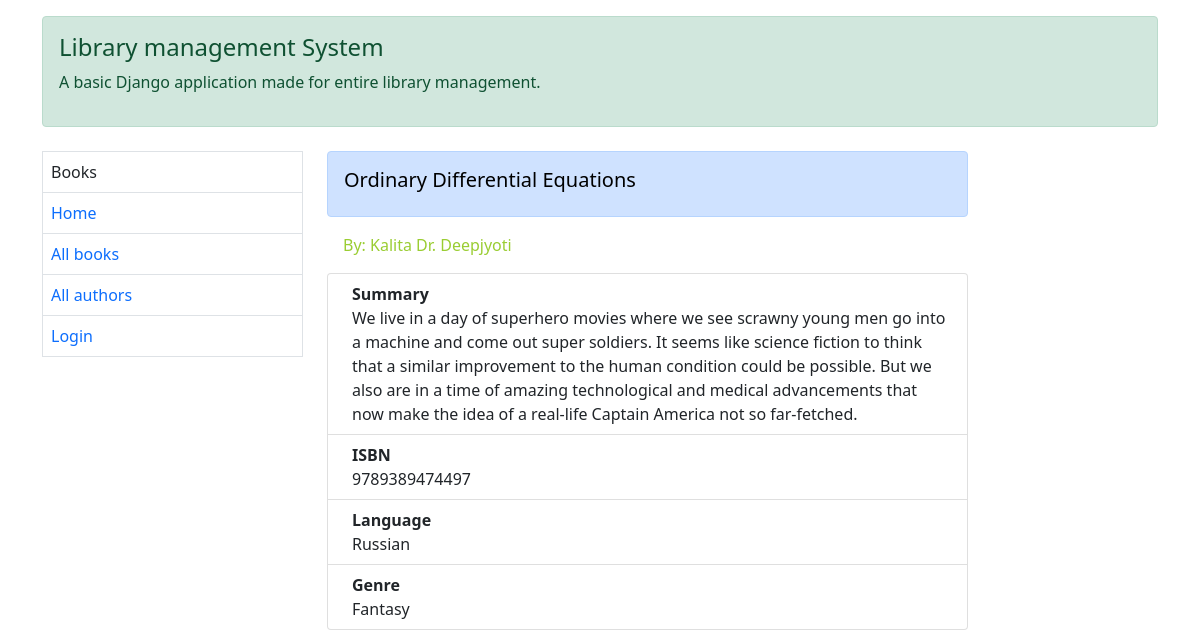
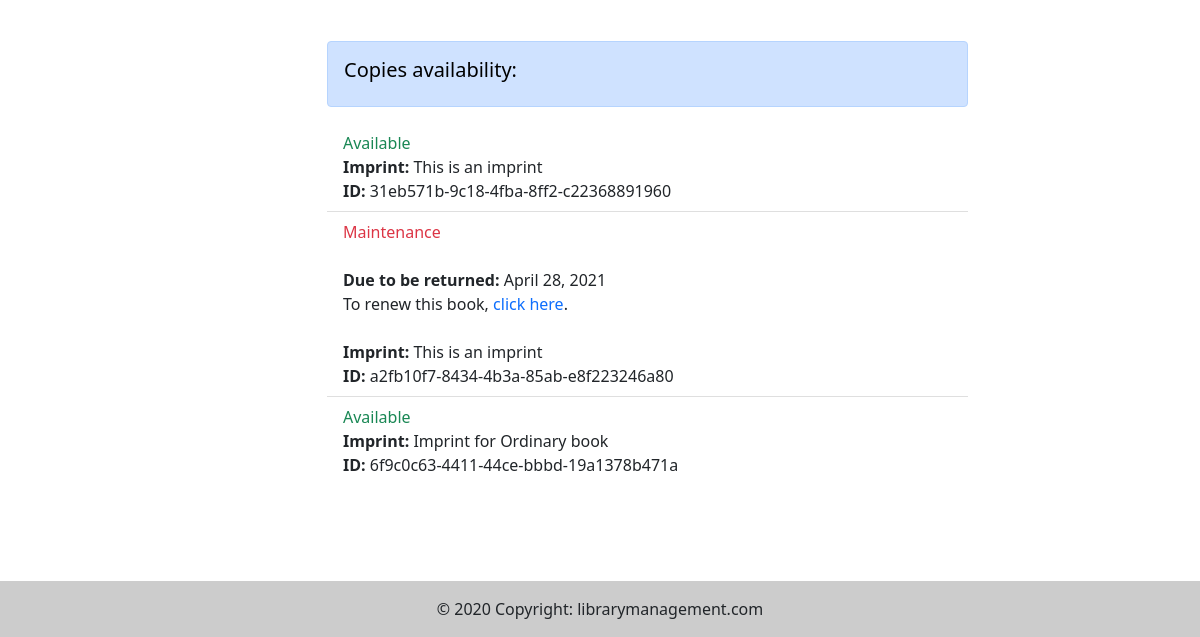
The page /catalog/book/1/ on the database as committed earlier (2 pictures, top to bottom).
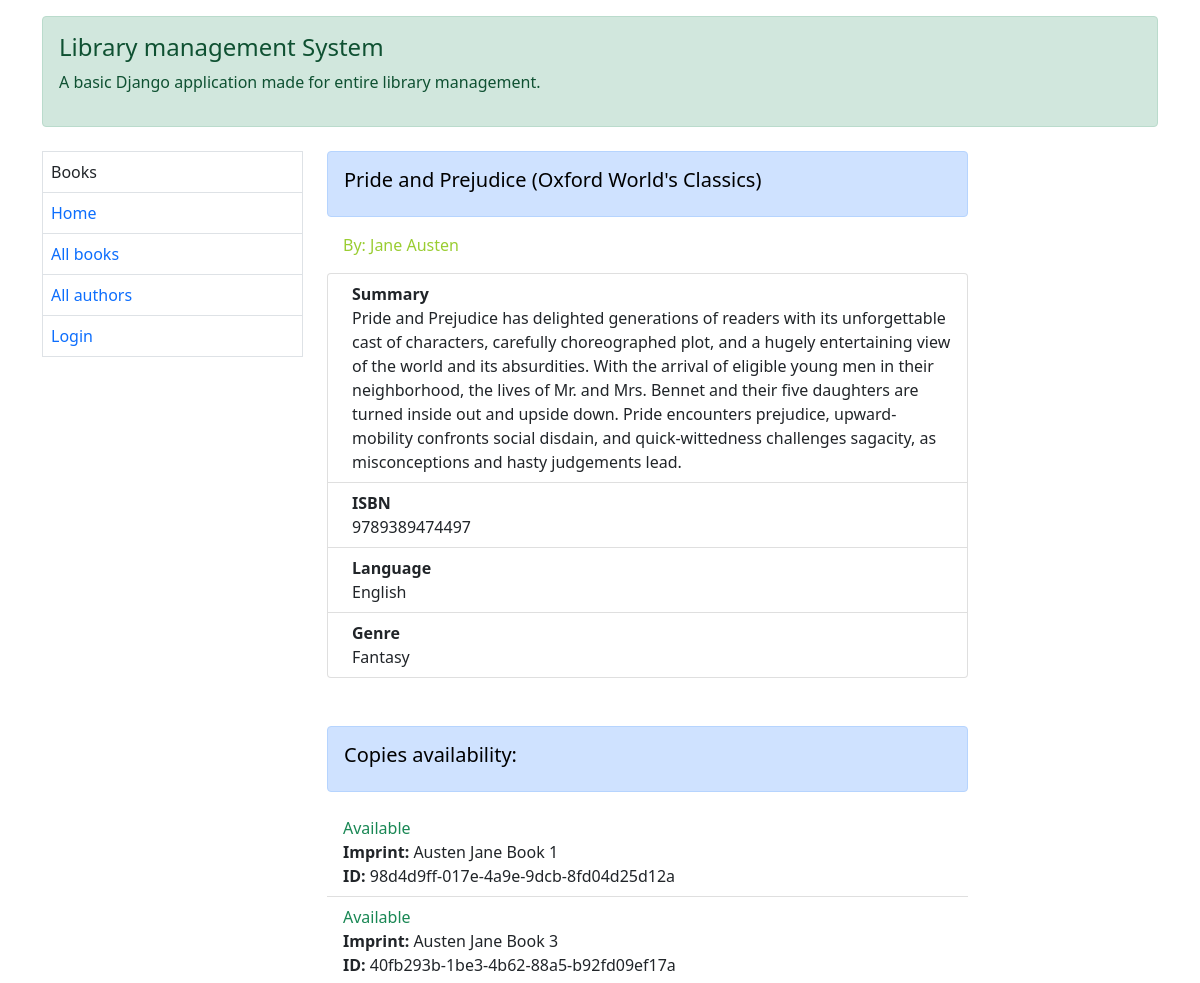
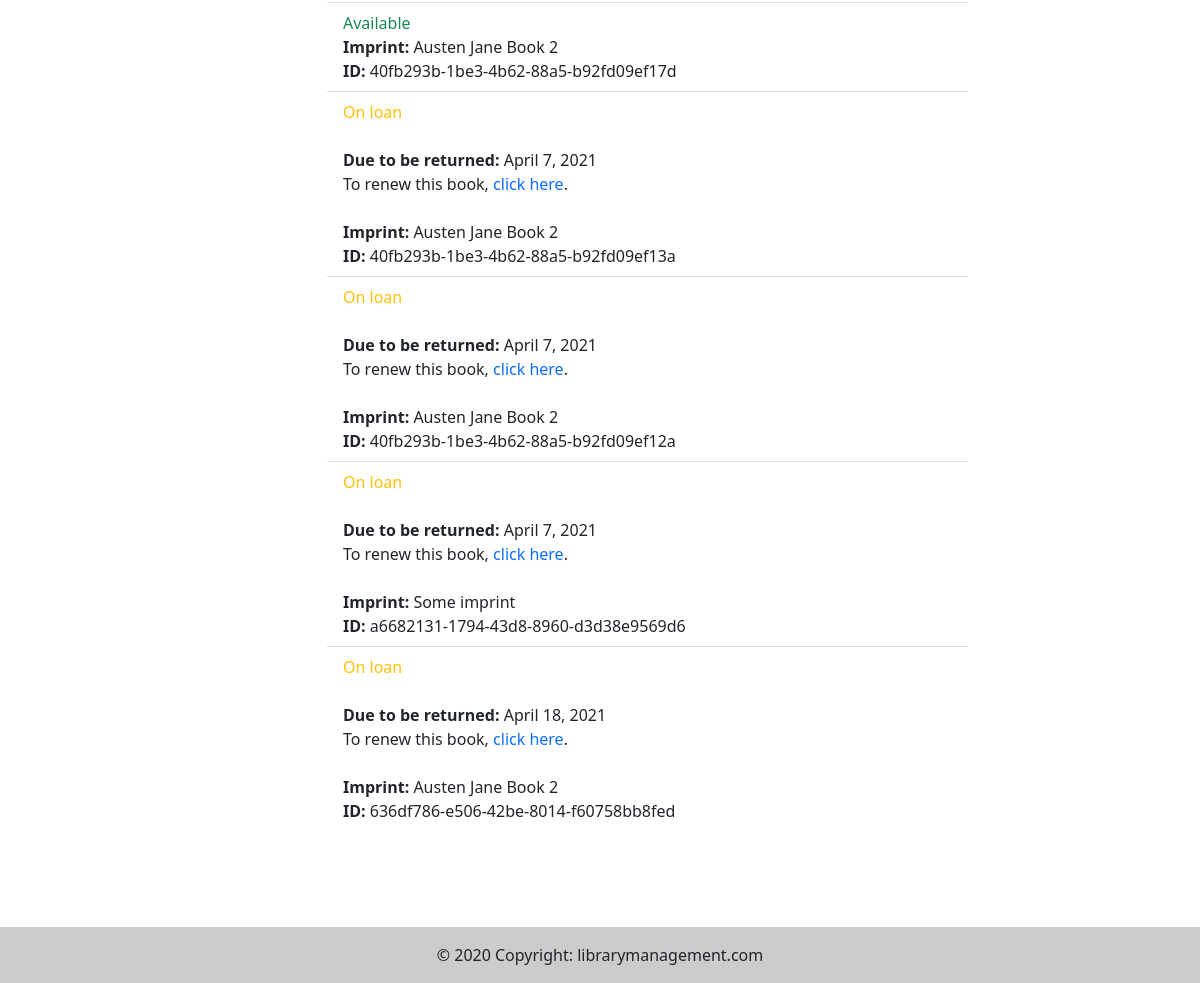
The same page on the database as committed later (2 pictures, top to bottom).
### catalog/models.py (models this page shows, shortened)
class Book(models.Model):
    title = models.CharField(max_length=300, help_text="Enter book title")
    author = models.ForeignKey('Author', on_delete=models.SET_NULL, null=True)
    summary = models.TextField(max_length=1000, help_text="Enter brief summary of the book")
    isbn = models.CharField('ISBN', max_length=13, unique=True, help_text="13 Character <a href='https://www.isbn-international.org/content/what-isbn'>ISBN number</a>")
    genre = models.ManyToManyField(Genre, help_text="Select a genre for this book")
    language = models.ForeignKey("Language", on_delete=models.SET_NULL, null=True)
    def display_genre(self):
        return ', '.join(genre.name for genre in self.genre.all()[:3])
    display_genre.short_description = 'Genre'

class Author(models.Model):
    first_name = models.CharField(max_length=100)
    last_name = models.CharField(max_length=100)
    date_of_birth = models.DateField(null=True, blank=True)
    date_of_death = models.DateField('Date of death', null=True, blank=True)
    class Meta:
        ordering = ['last_name', 'first_name']
    def __str__(self):
        return f"{self.last_name} {self.first_name}"

class Language(models.Model):
    name = models.CharField(max_length=200, help_text="Enter book language in which it is written.")
    def __str__(self):
        return self.name

class Genre(models.Model):
    name = models.CharField(max_length=200, help_text="Enter a book genre")

class BookInstance(models.Model):
    borrower = models.ForeignKey(User, on_delete=models.SET_NULL, null=True, blank=True)
    id = models.UUIDField(primary_key=True, default=uuid.uuid4, help_text="Unique ID for this copy of "
                                                                          "book across whole library")
    book = models.ForeignKey('Book', on_delete=models.RESTRICT, null=True)
    imprint = models.CharField(max_length=200)
    due_back = models.DateField(null=True, blank=True)
    LOAN_STATUS = (
        ('m', 'Maintenance'),
        ('o', 'On loan'),
        ('a', 'Available'),
        ('r', 'Reserved'),
    )
    status = models.CharField(max_length=1, choices=LOAN_STATUS, blank=True, default='m', help_text='Book Availability')
    class Meta:
        permissions = (('can_mark_returned', "Set book as returned"),)
        ordering = ['due_back']

### catalog/views.py (the view)
# urls.py: path('book/<int:pk>/', views.BookDetailView.as_view(), name="book-detail"),
class BookDetailView(generic.DetailView):
    model = Book
    template_name = 'catalog/book_detail.html'
    context_object_name = 'book'

### templates/catalog/book_detail.html (shortened to what this page needs)
{% extends 'catalog/base.html' %}
{% load static %}
{% block body %}
    <div class="alert alert-primary" role="alert">
        <h5 style="color: black">{{ book.title }}</h5>
    </div>
    <span style="color:yellowgreen" class="p-3"> By: {{ book.author }}</span>
    <ol class="pt-3 list-group list-group">
        <li class="list-group-item d-flex justify-content-between align-items-start">
            <div class="ms-2 me-auto">
                <div class="fw-bold">Summary</div>
                {{ book.summary }}
            </div>
        </li>
        <li class="list-group-item d-flex justify-content-between align-items-start">
            <div class="ms-2 me-auto">
                <div class="fw-bold">ISBN</div>
                {{ book.isbn }}
            </div>
        </li>
        <li class="list-group-item d-flex justify-content-between align-items-start">
            <div class="ms-2 me-auto">
                <div class="fw-bold">Language</div>
                {{ book.language }}
            </div>
        </li>
        <li class="list-group-item d-flex justify-content-between align-items-start">
            <div class="ms-2 me-auto">
                <div class="fw-bold">Genre</div>
                {{ book.display_genre }}
            </div>
        </li>
    </ol>
    <div class="mt-5 alert alert-primary" role="alert">
        <h5 style="color: black">Copies availability:</h5>
    </div>
    <ul class="list-group list-group-flush">
        {% for copy in book.bookinstance_set.all %}
            <li class="list-group-item">
                <span class="{% if copy.status == 'a' %}text-success{% elif copy.status == 'm' %}text-danger{% else %}text-warning{% endif %}">{{ copy.get_status_display }}</span><br>
                {% if copy.status != 'a' %}
                    <br><span><strong>Due to be returned: </strong>{{ copy.due_back }}<br>
                    To renew this book, <a href="{% url 'renew-book-librarian' copy.id %}">click here</a>.<br><br>
                    </span>
                {% endif %}
                <span><strong>Imprint: </strong>{{ copy.imprint }}<br></span>
                <span><strong>ID: </strong>{{ copy.id }}</span>
            </li>
        {% endfor %}
    </ul>
    <br><br><br><br>
{% endblock %}

### templates/catalog/base.html (shortened to what this page needs)
{% load static %}
<!doctype html>
<html lang="en">
<head>
    <link href="https://cdn.jsdelivr.net/npm/bootstrap@5.0.0-beta3/dist/css/bootstrap.min.css" rel="stylesheet"
>
    <link rel="stylesheet" href="{% static 'css/index.css' %}">
</head>
<body>
<div class="container mt-3">
    <div class="alert alert-success" role="alert">
        <h4 class="alert-heading">Library management System</h4>
        <p>A basic Django application made for entire library management.</p>
    </div>
</div>
<div class="container">
    <div class="row mt-4">
        <div class="col-lg-3  col-md-3 col-sm-12">
            <table class="table table-bordered">
                <tbody>
                <td>Books</td>
                <tr>
                    <td><a href="{% url 'index' %}">Home</a></td>
                </tr>
                <tr>
                    <td><a href="{% url 'books' %}">All books</a></td>
                </tr>
                <tr>
                    <td><a href="{% url 'authors' %}">All authors</a></td>
                </tr>
                {% if not user.is_authenticated %}
                    <tr>
                        <td><a href="{% url 'login' %}">Login</a></td>
                    </tr>
                {% endif %}
                </tbody>
            </table>
        </div>
        <div class="col-lg-7 col-md-12 col-sm-12">
            {% block body %}{% endblock %}
        </div>
    </div>
</div>
<div class="text-center p-3" style="background-color: rgba(0, 0, 0, 0.2);">
    © 2020 Copyright:
    <a class="text-dark" href="https://library14app.heroku.com">librarymanagement.com</a>
</div>
</body>
</html>

Rows that differ between the two databases and show on the page:
removed BookInstance: status "Available", imprint "This is an imprint", id "31eb571b-9c18-4fba-8ff2-c22368891960"
removed BookInstance: status "Maintenance", due_back "April 28, 2021", imprint "This is an imprint", id "a2fb10f7-8434-4b3a-85ab-e8f223246a80"
removed BookInstance: status "Available", imprint "Imprint for Ordinary book", id "6f9c0c63-4411-44ce-bbbd-19a1378b471a"
changed Book "Fantasy": title "Ordinary Differential Equations" → "Pride and Prejudice (Oxford World's Classics)"; author "Kalita Dr. Deepjyoti" → "Jane Austen"; summary "We live in a day of superhero movies where we see scrawny young men go into a machine and come out super soldiers. It seems like science fiction to think that a similar improvement to the human condition could be possible. But we also are in a time of amazing technological and medical advancements that now make the idea of a real-life Captain America not so far-fetched." → "Pride and Prejudice has delighted generations of readers with its unforgettable cast of characters, carefully choreographed plot, and a hugely entertaining view of the world and its absurdities. With the arrival of eligible young men in their neighborhood, the lives of Mr. and Mrs. Bennet and their five daughters are turned inside out and upside down. Pride encounters prejudice, upward-mobility confronts social disdain, and quick-wittedness challenges sagacity, as misconceptions and hasty judgements lead."; language "Russian" → "English"
added BookInstance: status "Available", imprint "Austen Jane Book 1", id "98d4d9ff-017e-4a9e-9dcb-8fd04d25d12a"
added BookInstance: status "Available", imprint "Austen Jane Book 3", id "40fb293b-1be3-4b62-88a5-b92fd09ef17a"
added BookInstance: status "Available", imprint "Austen Jane Book 2", id "40fb293b-1be3-4b62-88a5-b92fd09ef17d"
added BookInstance: status "On loan", due_back "April 7, 2021", imprint "Austen Jane Book 2", id "40fb293b-1be3-4b62-88a5-b92fd09ef13a"
added BookInstance: status "On loan", due_back "April 7, 2021", imprint "Austen Jane Book 2", id "40fb293b-1be3-4b62-88a5-b92fd09ef12a"
added BookInstance: status "On loan", due_back "April 7, 2021", imprint "Some imprint", id "a6682131-1794-43d8-8960-d3d38e9569d6"
added BookInstance: status "On loan", due_back "April 18, 2021", imprint "Austen Jane Book 2", id "636df786-e506-42be-8014-f60758bb8fed"
